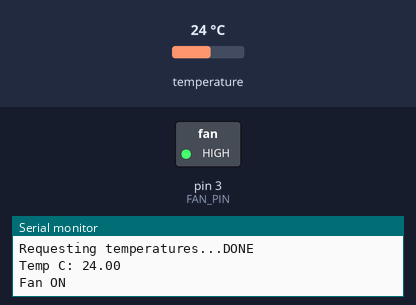
The sketch below on a simulated Arduino Uno, built with avr-gcc and run on an emulated ATmega328P. On the bench: switched loads named in the sketch (green lamp = pin HIGH), the last lines printed to the serial monitor. Inputs (shaded band) come from the test bench; at power-on: temperature 24 °C.

Above: at 1.3 s.
1.4 s: temperature set to 22.5 °C
3.5 s: temperature set to 21.1 °C
At 6.0 s:
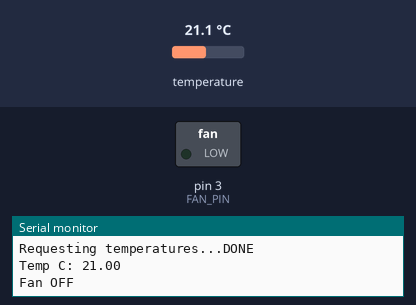
7.1 s: temperature set to 28 °C
At 8.2 s:
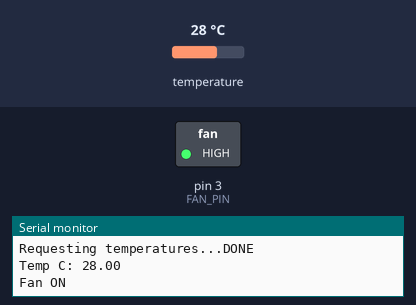
9.3 s: temperature set to 12 °C
At 10.6 s:
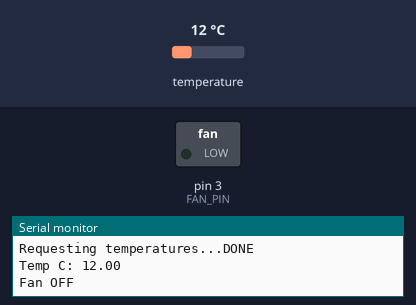
Timing chart, 0 to 12.3 s (numbered marks = the images above; inputs shaded):
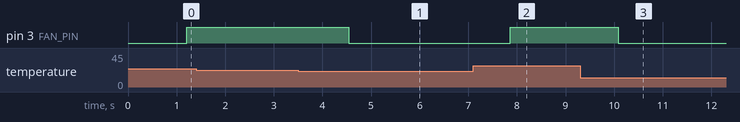

Measured:
- the behaviour switches between 22 and 21.9 °C on temperature (found by bisection; images 0 and 1)
- after the input at 3.5 s, pin 3 (FAN_PIN): HIGH → LOW after 1.0 s
- after the input at 7.1 s, pin 3 (FAN_PIN): LOW → HIGH after 0.77 s
- after the input at 9.3 s, pin 3 (FAN_PIN): HIGH → LOW after 0.78 s

The sketch:

TestTemp.ino
```cpp
// Include the libraries we need
#include <OneWire.h>
#include <DallasTemperature.h>
#define ONE_WIRE_BUS 2
#define FAN_PIN 3

OneWire oneWire(ONE_WIRE_BUS);

DallasTemperature sensors(&oneWire);

DeviceAddress insideThermometer;

bool fanOn = false;
void setup(void)
{
  // start serial port
  Serial.begin(9600);
  Serial.println("Dallas Temperature IC Control Library Demo");
  pinMode(FAN_PIN, OUTPUT);

  // locate devices on the bus
  Serial.print("Locating devices...");
  sensors.begin();
  Serial.print("Found ");
  Serial.print(sensors.getDeviceCount(), DEC);
  Serial.println(" devices.");

  // report parasite power requirements
  Serial.print("Parasite power is: ");
  if (sensors.isParasitePowerMode()) Serial.println("ON");
  else Serial.println("OFF");

  if (!sensors.getAddress(insideThermometer, 0)) Serial.println("Unable to find address for Device 0");

  Serial.print("Device 0 Address: ");
  printAddress(insideThermometer);
  Serial.println();

  sensors.setResolution(insideThermometer, 9);

  Serial.print("Device 0 Resolution: ");
  Serial.print(sensors.getResolution(insideThermometer), DEC);
  Serial.println();
}

// function to print the temperature for a device
void printTemperature(DeviceAddress deviceAddress)
{
  float tempC = sensors.getTempC(deviceAddress);
  if(tempC == DEVICE_DISCONNECTED_C)
  {
    Serial.println("Error: Could not read temperature data");
    return;
  }
  Serial.print("Temp C: ");
  Serial.println(tempC);
  Serial.print("Fan ");
  if(tempC >= 22){
      fanOn = true;
      Serial.println("ON ");
    }
  else {
      fanOn = false;
      Serial.println("OFF");
    }

}
void loop(void)
{
  delay(1000);
  Serial.print("Requesting temperatures...");
  sensors.requestTemperatures();
  Serial.println("DONE");
  printTemperature(insideThermometer);
  fanOnOff(fanOn);
}

void printAddress(DeviceAddress deviceAddress)
{
  for (uint8_t i = 0; i < 8; i++)
  {
    if (deviceAddress[i] < 16) Serial.print("0");
    Serial.print(deviceAddress[i], HEX);
  }
}

void fanOnOff(bool state){
  if(state){
  digitalWrite(FAN_PIN, HIGH);
  }else{
  digitalWrite(FAN_PIN, LOW);
  }
}
```
